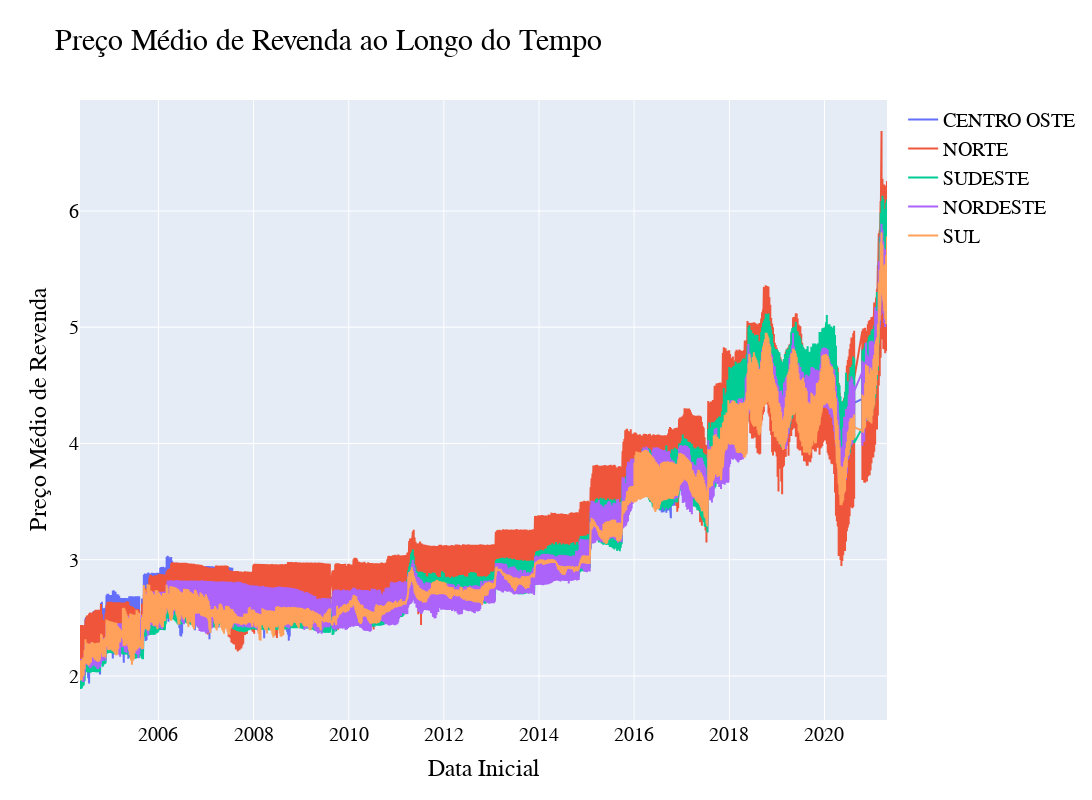

Here is the notebook cell this chart was saved with:
### Code cell
fig=go.Figure(
data=[go.Scatter(y=data_filter_CO['PREÇO MÉDIO REVENDA'],x=data_filter_CO['DATA INICIAL'],mode="lines",name="CENTRO OSTE")])
fig.update_layout(height=800,width=1200, title_text="Preço Médio de Revenda ao Longo do Tempo",title_font_size=30,xaxis_title='Data Inicial', 
yaxis_title='Preço Médio de Revenda',font = {'family': 'Arial','size': 20,'color': 'black'})
fig.add_traces(go.Scatter(x=data_filter_NO["DATA INICIAL"],y=data_filter_NO['PREÇO MÉDIO REVENDA'],name="NORTE"))
fig.add_traces(go.Scatter(x=data_filter_SUD["DATA INICIAL"],y=data_filter_SUD['PREÇO MÉDIO REVENDA'],name="SUDESTE"))
fig.add_traces(go.Scatter(x=data_filter_NE["DATA INICIAL"],y=data_filter_NE['PREÇO MÉDIO REVENDA'],name="NORDESTE"))
fig.add_traces(go.Scatter(x=data_filter_SU["DATA INICIAL"],y=data_filter_SU['PREÇO MÉDIO REVENDA'], name="SUL"))

fig.show()

### Figure 1 — Plotly figure (JSON) as saved in the notebook; plotly's stock layout.template omitted (floating-point values rounded to 4 significant figures; data arrays with more than 128 entries replaced by an {"elided": "..."} marker saying what was removed)
{"data": [{"mode": "lines", "name": "CENTRO OSTE", "type": "scatter", "x": {"elided": "3492 str values"}, "y": {"elided": "3492 float values"}}, {"name": "NORTE", "type": "scatter", "x": {"elided": "6110 str values"}, "y": {"elided": "6110 float values"}}, {"name": "SUDESTE", "type": "scatter", "x": {"elided": "3492 str values"}, "y": {"elided": "3492 float values"}}, {"name": "NORDESTE", "type": "scatter", "x": {"elided": "7857 str values"}, "y": {"elided": "7857 float values"}}, {"name": "SUL", "type": "scatter", "x": {"elided": "2619 str values"}, "y": {"elided": "2619 float values"}}], "layout": {"font": {"color": "black", "family": "Arial", "size": 20}, "height": 800, "title": {"font": {"size": 30}, "text": "Preço Médio de Revenda ao Longo do Tempo"}, "width": 1200, "xaxis": {"title": {"text": "Data Inicial"}}, "yaxis": {"title": {"text": "Preço Médio de Revenda"}}}}
